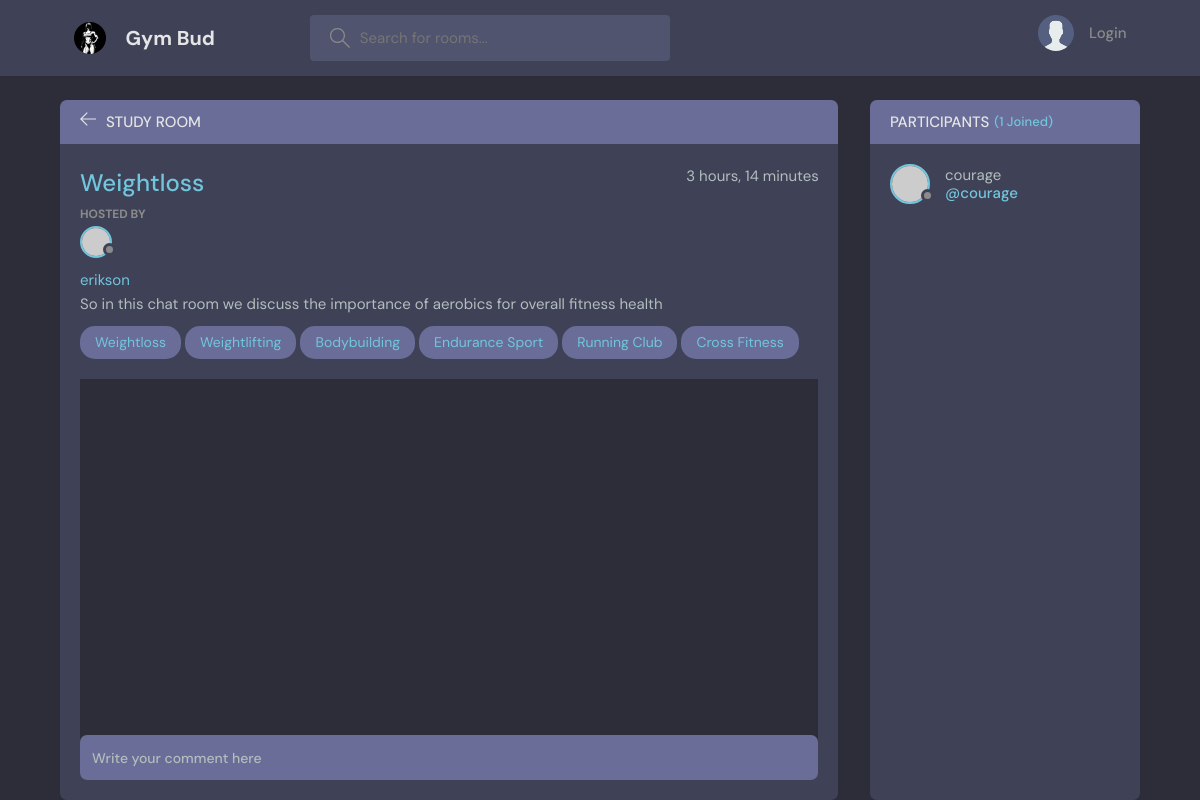
Page /room/3/ on the committed database.
### gym_bud_app/models.py (models this page shows, shortened)
class Room(models.Model):
    host = models.ForeignKey(User, models.SET_NULL, null=True)
    topic = models.ForeignKey(Topic, models.SET_NULL, null=True)
    name = models.CharField(max_length=200)
    description = models.TextField(null=True, blank=True)
    participants = models.ManyToManyField(User, related_name='participants', blank=True)
    updated = models.DateTimeField(auto_now=True)
    created = models.DateTimeField(auto_now_add=True)
    class Meta:
        ordering = ['-updated','-created']

class Topic(models.Model):
    name = models.CharField(max_length=200)
    def __str__(self):
        return self.name

### gym_bud_app/views.py (the view, shortened to what this page needs)
# urls.py: path('room/<str:pk>/', room, name='room'),
def room(request, pk):
    room = Room.objects.get(id=pk)
    room_messages = room.message_set.all().order_by('-created')
    participants = room.participants.all()
    topics = Topic.objects.all()
    context = {
        'room': room,
        'room_messages': room_messages,
        'participants': participants,
        'topics': topics
    }
    return render(request,'base/room.html',context)

### gym_bud_app/templates/base/room.html (shortened to what this page needs)
{% extends 'main.html' %} {% block content %}
<main class="profile-page layout layout--2">
  <div class="container">
    <div class="room">
      <div class="room__top">
        <div class="room__topLeft">
          <a href="{% url 'home' %}">
            <svg
              version="1.1"
              xmlns="http://www.w3.org/2000/svg"
              width="32"
              height="32"
              viewBox="0 0 32 32"
            >
              <title>arrow-left</title>
              <path
                d="M13.723 2.286l-13.723 13.714 13.719 13.714 1.616-1.611-10.96-10.96h27.625v-2.286h-27.625l10.965-10.965-1.616-1.607z"
              ></path>
            </svg>
          </a>
          <h3>Study Room</h3>
        </div>
      </div>
      <div class="room__box scroll">
        <div class="room__header scroll">
          <div class="room__info">
            <h3>{{room.topic}}</h3>
            <span>{{room.created | timesince}}</span>
          </div>
          <div class="room__hosted">
            <p>Hosted By</p>
            <a href="#" class="room__author">
              <div class="avatar avatar--small">
                <img src="https://randomuser.me/api/portraits/men/37.jpg" />
              </div>
              <span
                ><a href="{% url 'user-profile' room.host.id %}"
                  >{{room.host}}</a
                ></span
              >
            </a>
          </div>
          <div class="room__details">{{room.description}}</div>
          {% for topic in topics %}
          <span class="room__topics"
            ><a href="{% url 'home' %}"> {{topic}}</a>
          </span>
          {% endfor %}
        </div>
        <div class="room__conversation">
          <div class="threads scroll">
          </div>
        </div>
      </div>
      <div class="room__message">
        <form method="post" action="">
          <input
            type="text"
            name="body"
            placeholder="Write your comment here"
          />
        </form>
      </div>
    </div>
    <div class="participants">
      <h3 class="participants__top">
        Participants <span>({{participants.count}} Joined)</span>
      </h3>
      <div class="participants__list scroll">
        {% for participant in participants %}
        <a href="{% url 'user-profile' user.id %}" class="participant">
          <div class="avatar avatar--medium">
            <img src="https://randomuser.me/api/portraits/men/37.jpg" />
          </div>
          <p>
            {{participant.username}}
            <span>@{{participant.username}}</span>
          </p>
        </a>
        {% endfor %}
      </div>
    </div>
  </div>
</main>
{% endblock %}

### rows in the picture
Room: topic "Weightloss", created "3 hours, 14 minutes", host "erikson", description "So in this chat room we discuss the importance of aerobics for overall fitness health"
Topic: name "Weightloss"
Topic: name "Weightlifting"
Topic: name "Bodybuilding"
Topic: name "Endurance Sport"
Topic: name "Running Club"
Topic: name "Cross Fitness"

### other values in the picture
{{ participants.count }} "1"
{{ participant.username }} "courage"
